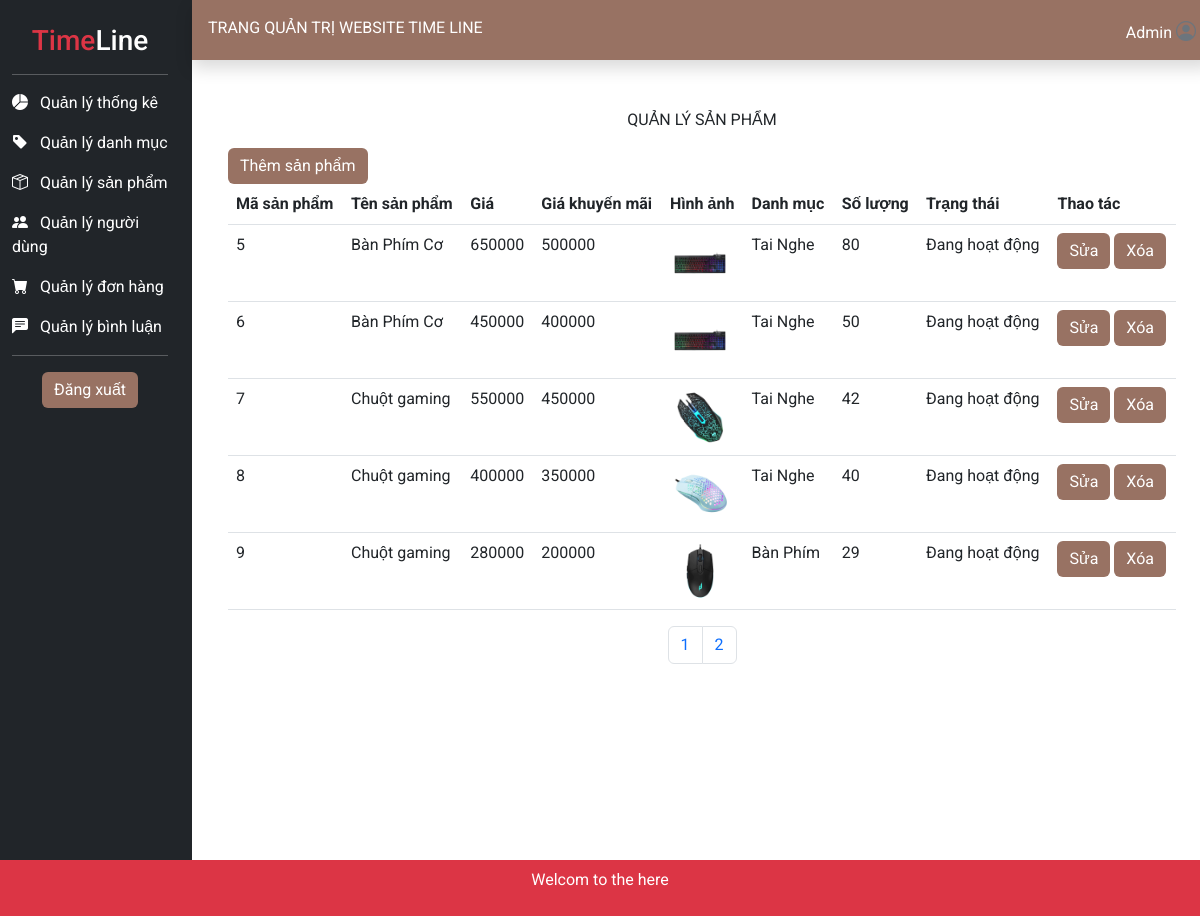
The app's page /admin/?mod=product&act=list (signed in) with its own data.
### tables this page shows
CREATE TABLE `sanpham` (
  `MaSanPham` int(10) NOT NULL,
  `TenSanPham` varchar(100) NOT NULL,
  `HinhAnh` text DEFAULT NULL,
  `Gia` int(10) DEFAULT NULL,
  `GiaKhuyenMai` int(10) DEFAULT NULL,
  `MaDanhMuc` int(10) NOT NULL,
  `SoLuong` int(10) DEFAULT NULL,
  `MoTa` text NOT NULL,
  `Hot` int(11) DEFAULT NULL,
  `TrangThai` varchar(100) NOT NULL DEFAULT 'Đang hoạt động'
);

CREATE TABLE `danhmuc` (
  `MaDanhMuc` int(11) NOT NULL,
  `TenDanhMuc` varchar(100) NOT NULL,
  `HinhAnh` text NOT NULL,
  `TrangThai` varchar(100) NOT NULL DEFAULT 'Đang hoạt động'
);

### model_DAO/pdo.php (called while the page is built, shortened)
<?php
function pdo_get_connection(){
    $dburl = "mysql:host=localhost;dbname=time_line;charset=utf8";
    $username = 'root';
    $password = '';
    $conn = new PDO($dburl, $username, $password);
    $conn->setAttribute(PDO::ATTR_ERRMODE, PDO::ERRMODE_EXCEPTION);
    return $conn;
}
function pdo_query($sql){
    $sql_args = array_slice(func_get_args(), 1);
    try{
        $conn = pdo_get_connection();
        $stmt = $conn->prepare($sql);
        $stmt->execute($sql_args);
        $rows = $stmt->fetchAll();
        return $rows;
    }
    catch(PDOException $e){
        throw $e;
    }
    finally{
        unset($conn);
    }
}
function pdo_query_value($sql){
    $sql_args = array_slice(func_get_args(), 1);
    try{
        $conn = pdo_get_connection();
        $stmt = $conn->prepare($sql);
        $stmt->execute($sql_args);
        $row = $stmt->fetch(PDO::FETCH_ASSOC);
        return array_values($row)[0];
    }
    catch(PDOException $e){
        throw $e;
    }
    finally{
        unset($conn);
    }
}

### model_DAO/product.php (called while the page is built, shortened)
<?php
include_once 'pdo.php';
function count_product(){
    $sql="SELECT COUNT(*) FROM SanPham";
    return pdo_query_value($sql);
}
function product_page($page){
    $start=($page-1)*5;
    $sql="SELECT sp.*, dm.TenDanhMuc FROM SanPham sp
    INNER JOIN DanhMuc dm ON sp.MaDanhMuc=dm.MaDanhMuc LIMIT $start,5 ";
    return pdo_query($sql);
}
?>

### admin/view/page_product_list.php (the view)
<div class="p-5">
    <p class="text-center">QUẢN LÝ SẢN PHẨM</p>
    <a href="?mod=product&act=add" class="btn btn-primary">Thêm sản phẩm</a>
    <table class="table table-hover">
        <thead>
            <tr>
                <th>Mã sản phẩm</th>
                <th>Tên sản phẩm</th>
                <th>Giá</th>
                <th>Giá khuyến mãi</th>
                <th>Hình ảnh</th>
                <th>Danh mục</th>
                <th>Số lượng</th>
                <th>Trạng thái</th>
                <th>Thao tác</th>
            </tr>
        </thead>
        <tbody>
            <?php foreach($product_page as $sp):?>
            <tr>
                <td><?=$sp['MaSanPham']?></td>
                <td><?=$sp['TenSanPham']?></td>
                <td><?=$sp['Gia']?></td>
                <td><?=$sp['GiaKhuyenMai']?></td>
                <td><img src="../content/img/<?=$sp['HinhAnh']?>" width="60px" alt=""></td>
                <td><?=$sp['TenDanhMuc']?></td>
                <td><?=$sp['SoLuong']?></td>
                <td><?=$sp['TrangThai']?></td>
                <td>
                    <a href="?mod=product&act=edit&id=<?=$sp['MaSanPham']?>" class="btn btn-success">Sửa</a>
                    <a href="?mod=product&act=delete&id=<?=$sp['MaSanPham']?>" class="btn btn-danger">Xóa</a>
                </td>
            </tr>
            <?php endforeach; ?>
        </tbody>
    </table>
    <nav aria-label="Page navigation example" class="d-flex justify-content-center">
        <ul class="pagination">
            <?php for($i=1;$i<=$number_page;$i++) :?>
            <li class="page-item"><a class="page-link" href="?mod=product&act=list&page=<?=$i?>"><?=$i?></a></li>
            <?php endfor; ?>
        </ul>
    </nav>
</div>

### admin/index.php (shortened to what this page needs)
<?php
extract($_REQUEST);
if(isset($mod)){
    switch($mod){
    case 'product':
        include_once 'controller/product.php';
        break;
    }
}
?>

### admin/controller/product.php (shortened to what this page needs)
<?php
include_once '../model_DAO/product.php';
extract($_REQUEST);
if(isset($act)){
    switch($act){
    case 'list':
        $count_product=count_product();
        $number_page=ceil($count_product/5);
        if(!isset($page)) $page=1;
        $product_page=product_page($page);
        include_once 'view/template_header.php';
        include_once 'view/page_product_list.php';
        include_once 'view/template_footer.php';
        break;
    }
}
?>

### admin/view/template_header.php (shortened to what this page needs)
<!DOCTYPE html>
<html lang="en">
<head>
    <link href="https://cdn.jsdelivr.net/npm/bootstrap@5.2.3/dist/css/bootstrap.min.css" rel="stylesheet">
    <link rel="stylesheet" href="https://cdn.jsdelivr.net/npm/bootstrap-icons@1.10.5/font/bootstrap-icons.css">
</head>
<body>
    <div class="row">
        <div class="col-md-2 bg-dark text-white p-4 " id="coll">
            <h3 class="text-center"><span class="text-danger">Time</span><span>Line</span></h3>
            <hr>
            <p><i class="bi bi-pie-chart-fill me-2"></i><a class="text-decoration-none text-white" href="?mod=stats&act=view"> Quản lý thống kê</a></p>
            <p><i class="bi bi-tag-fill me-2"></i><a class="text-decoration-none text-white" href="?mod=category&act=list"> Quản lý danh mục</a></p>
            <p><i class="bi bi-box-seam me-2"></i><a class="text-decoration-none text-white" href="?mod=product&act=list"> Quản lý sản phẩm</a></p>
            <p><i class="bi bi-people-fill me-2"></i><a class="text-decoration-none text-white" href="?mod=user&act=list"> Quản lý người dùng</a></p>
            <p><i class="bi bi-cart-fill me-2"></i><a class="text-decoration-none text-white" href="?mod=order&act=list"> Quản lý đơn hàng</a></p>
            <p><i class="bi bi-chat-left-text-fill me-2"></i><a class="text-decoration-none text-white" href="?mod=feedback&act=list"> Quản lý bình luận</a></p>
            <hr>
            <div class="text-center">
                 <a href="?mod=user&&act=logout" class="btn btn-danger">Đăng xuất</a>
            </div>
        </div>
        <div class="col-md-10 p-0">
            <div class="shadow bg-custom text-white d-flex justify-content-between align-content-center  p-3 pb-1">
                <p>TRANG QUẢN TRỊ WEBSITE TIME LINE</p>
                <div><span>Admin</span>
            <?php if(isset($_SESSION['user'])): ?>
                          <a class="text-decoration-none text-white" href="?mod=user&act=info" >
                                <img class="rounded rounded-5" src="../../content/img/<?=$_SESSION['user']['Anh']?>" height=30px width=25px alt=""></a>
                        <?php else: ?>
                            <a class="text-decoration-none text-white" href="?mod=user&act=login" >
                                <i class="bi bi-person-circle fw-bolder fs-5 text-secondary"></i></a>
                       <?php endif;?>
            </div>
            </div>
            <div class="row vh-100">

### admin/view/template_footer.php (shortened to what this page needs)
</div>
        </div>
    </div>
    <div class="bg-danger text-white text-center p-2">
        <p>Welcom to the here</p>
    </div>
</body>
</html>

### admin/view/template_header.php (style rules this page uses)
body { font-family: 'Roboto', sans-serif; }
.bg-custom { background-color: #987263 !important; }
.btn-danger { background-color: #987263; border: #987263; }
.btn-primary { background-color: #987263; border: #987263; }
.btn-success { background-color: #987263; border: #987263; }
.bg-danger { background-color: #987263; }

### records on screen
sanpham: MaSanPham "5", TenSanPham "Bàn Phím Cơ", Gia "650000", GiaKhuyenMai "500000", HinhAnh (picture), MaDanhMuc.TenDanhMuc "Tai Nghe", SoLuong "80", TrangThai "Đang hoạt động"
sanpham: MaSanPham "6", TenSanPham "Bàn Phím Cơ", Gia "450000", GiaKhuyenMai "400000", HinhAnh (picture), MaDanhMuc.TenDanhMuc "Tai Nghe", SoLuong "50", TrangThai "Đang hoạt động"
sanpham: MaSanPham "7", TenSanPham "Chuột gaming", Gia "550000", GiaKhuyenMai "450000", HinhAnh (picture), MaDanhMuc.TenDanhMuc "Tai Nghe", SoLuong "42", TrangThai "Đang hoạt động"
sanpham: MaSanPham "8", TenSanPham "Chuột gaming", Gia "400000", GiaKhuyenMai "350000", HinhAnh (picture), MaDanhMuc.TenDanhMuc "Tai Nghe", SoLuong "40", TrangThai "Đang hoạt động"
sanpham: MaSanPham "9", TenSanPham "Chuột gaming", Gia "280000", GiaKhuyenMai "200000", HinhAnh (picture), MaDanhMuc.TenDanhMuc "Bàn Phím", SoLuong "29", TrangThai "Đang hoạt động"
